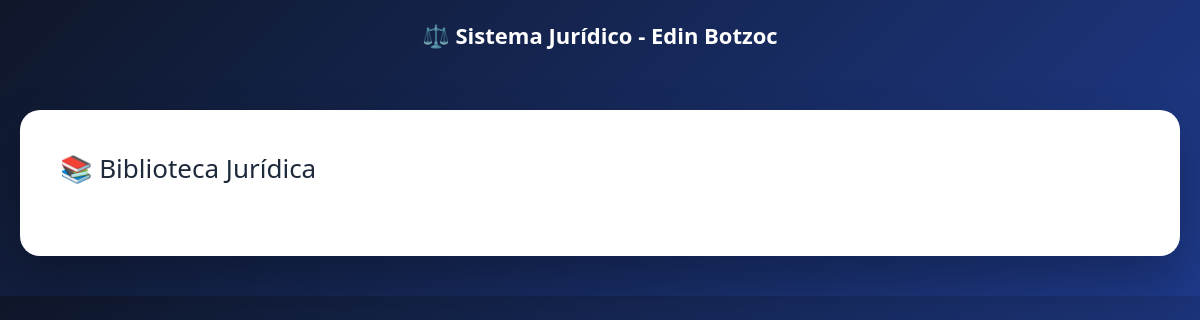
The page /biblioteca/ on the database as committed earlier.
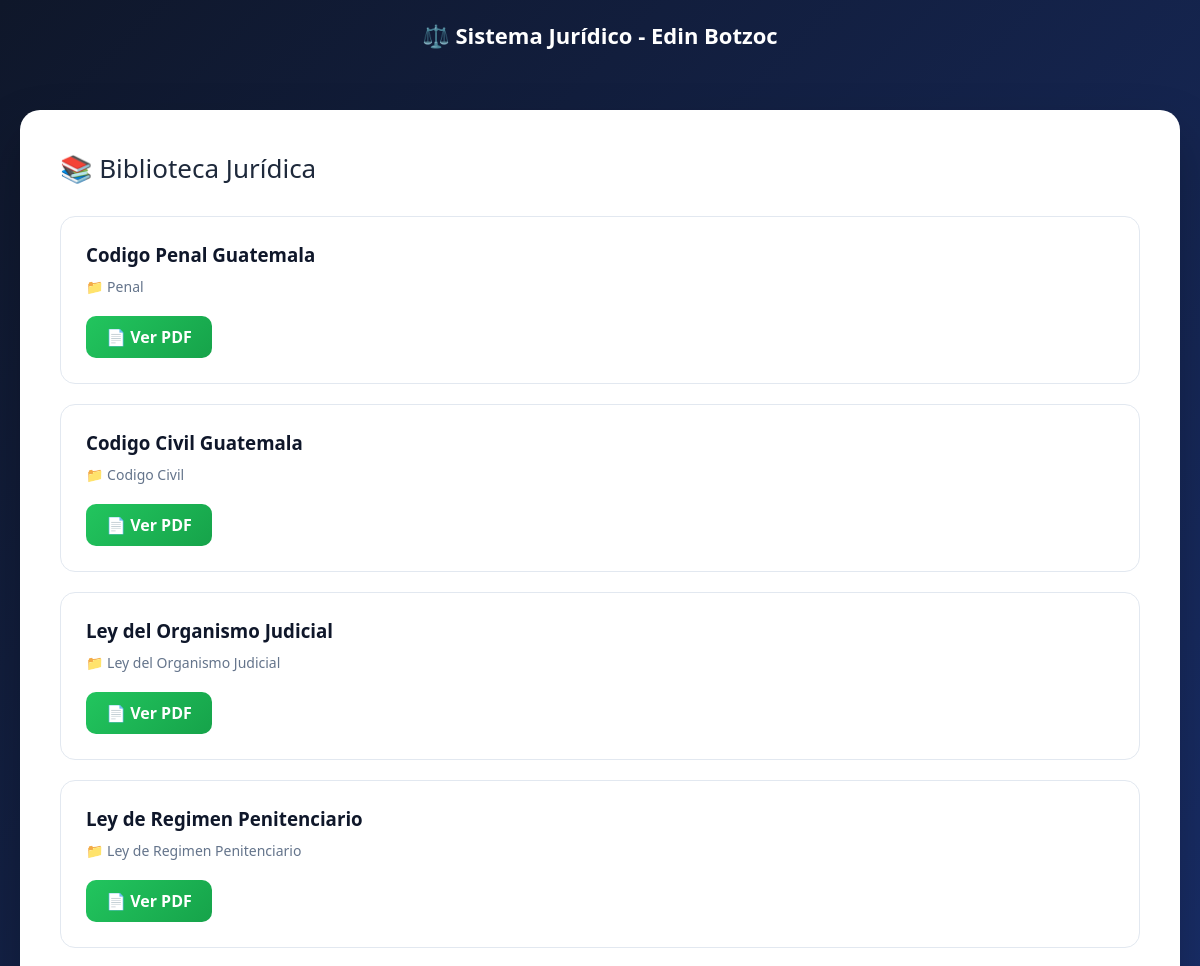
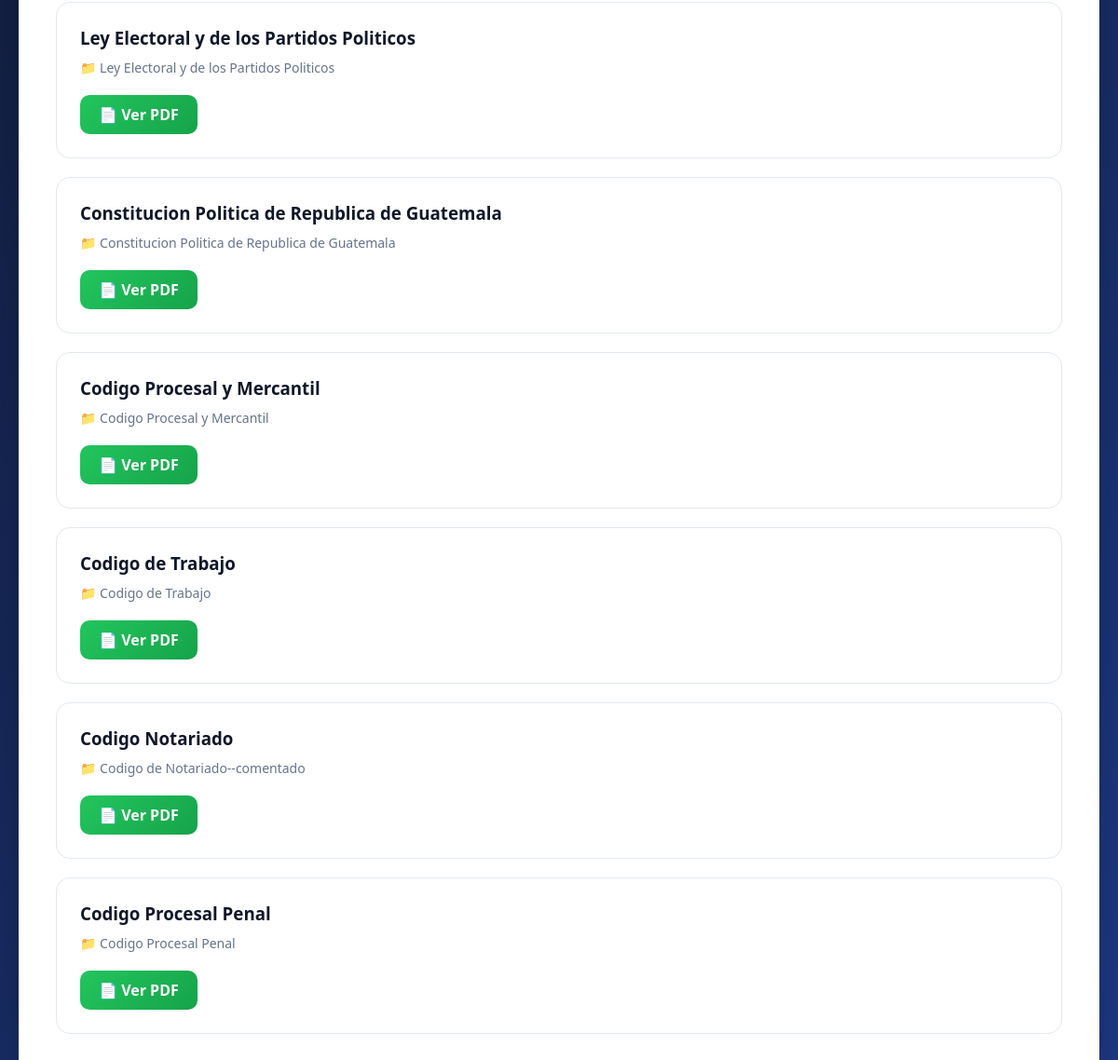
The same page on the database as committed later (2 pictures, top to bottom).
### biblioteca/models.py (models this page shows, shortened)
class Ley(models.Model):
    titulo = models.CharField(max_length=200)
    categoria = models.CharField(max_length=100)
    archivo = models.FileField(upload_to='leyes/')
    fecha = models.DateTimeField(auto_now_add=True)

### biblioteca/views.py (the view)
# urls.py: path('biblioteca/', include('biblioteca.urls')),
def biblioteca(request):
    leyes = Ley.objects.all()
    return render(request, 'biblioteca.html', {'leyes': leyes})

### templates/biblioteca.html (shortened to what this page needs)
<!DOCTYPE html>
<html>
<head>
</head>
<body>
<header>
    ⚖️ Sistema Jurídico - Edin Botzoc
</header>
<div class="container">
    <div class="titulo">📚 Biblioteca Jurídica</div>
    {% for ley in leyes %}
    <div class="card">
        <h3>{{ ley.titulo }}</h3>
        <p class="categoria">📁 {{ ley.categoria }}</p>
        <a href="{{ ley.archivo.url }}" target="_blank" class="btn">
            📄 Ver PDF
        </a>
    </div>
    {% endfor %}
</div>
</body>
</html>

### templates/biblioteca.html (style rules this page uses)
body { margin: 0; font-family: 'Segoe UI', sans-serif; background: linear-gradient(135deg, #0f172a, #1e3a8a); }
header { color: white; text-align: center; padding: 20px; font-size: 22px; font-weight: bold; }
.container { max-width: 1200px; width: 90%; margin: 40px auto; background: white; padding: 40px; border-radius: 20px; box-shadow: 0 25px 50px rgba(0,0,0,0.25); }
.titulo { font-size: 26px; margin-bottom: 30px; color: #1e293b; }
.card { padding: 25px; border-radius: 15px; margin-bottom: 20px; border: 1px solid #e2e8f0; background: #ffffff; transition: all 0.3s ease; }
.card h3 { margin: 0; color: #0f172a; }
.categoria { color: #64748b; font-size: 14px; margin: 10px 0; }
.btn { display: inline-block; margin-top: 10px; background: linear-gradient(135deg, #22c55e, #16a34a); padding: 10px 20px; border-radius: 10px; color: white; text-decoration: none; font-weight: bold; transition: 0.3s; }

Rows that differ between the two databases and show on the page:
added Ley: titulo "Codigo Penal Guatemala", categoria "Penal"
added Ley: titulo "Codigo Civil Guatemala", categoria "Codigo Civil"
added Ley: titulo "Ley del Organismo Judicial", categoria "Ley del Organismo Judicial"
added Ley: titulo "Ley de Regimen Penitenciario", categoria "Ley de Regimen Penitenciario"
added Ley: titulo "Ley Electoral y de los Partidos Politicos", categoria "Ley Electoral y de los Partidos Politicos"
added Ley: titulo "Constitucion Politica de Republica de Guatemala", categoria "Constitucion Politica de Republica de Guatemala"
added Ley: titulo "Codigo Procesal y Mercantil", categoria "Codigo Procesal y Mercantil"
added Ley: titulo "Codigo de Trabajo", categoria "Codigo de Trabajo"
added Ley: titulo "Codigo Notariado", categoria "Codigo de Notariado--comentado"
added Ley: titulo "Codigo Procesal Penal", categoria "Codigo Procesal Penal"
